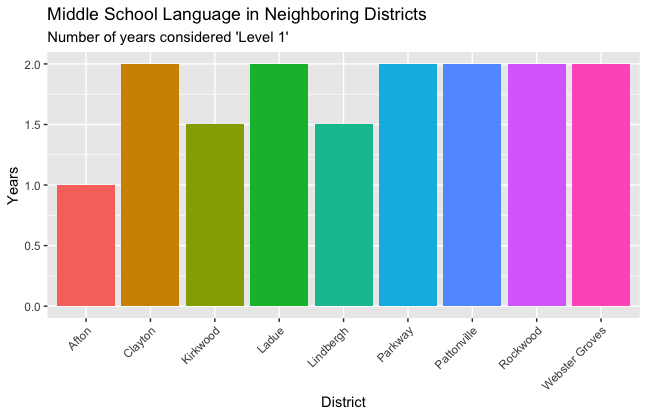

Reproduce this figure in R.
x <- c(1, 2, 3, 4, 5)

library(readr)
library(dplyr)
library(ggplot2)

districts <- read_csv('../districts.csv')
districts


viz <- ggplot(data=districts, aes(x=District,y=Years)) +
  geom_bar(aes(fill=District),stat='identity') +
  theme(legend.position = "none", axis.text.x = element_text(angle = 45, hjust =1)) +
  labs(title='Middle School Language in Neighboring Districts', subtitle="Number of years considered 'Level 1'")
viz
